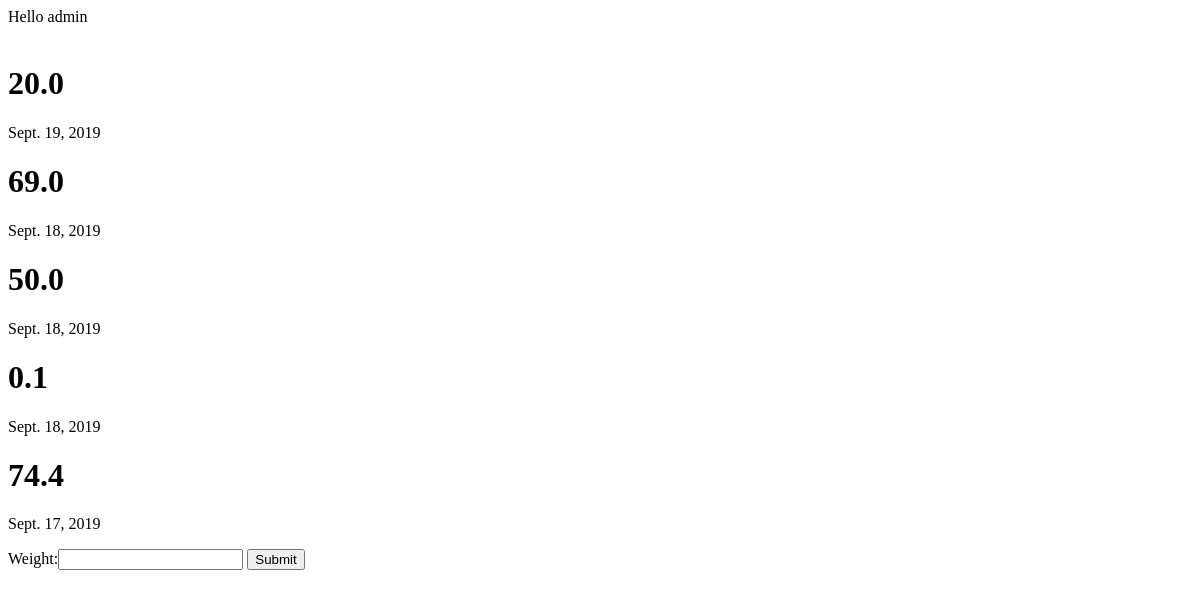
Page /weight/ (signed in) on the earlier database version.
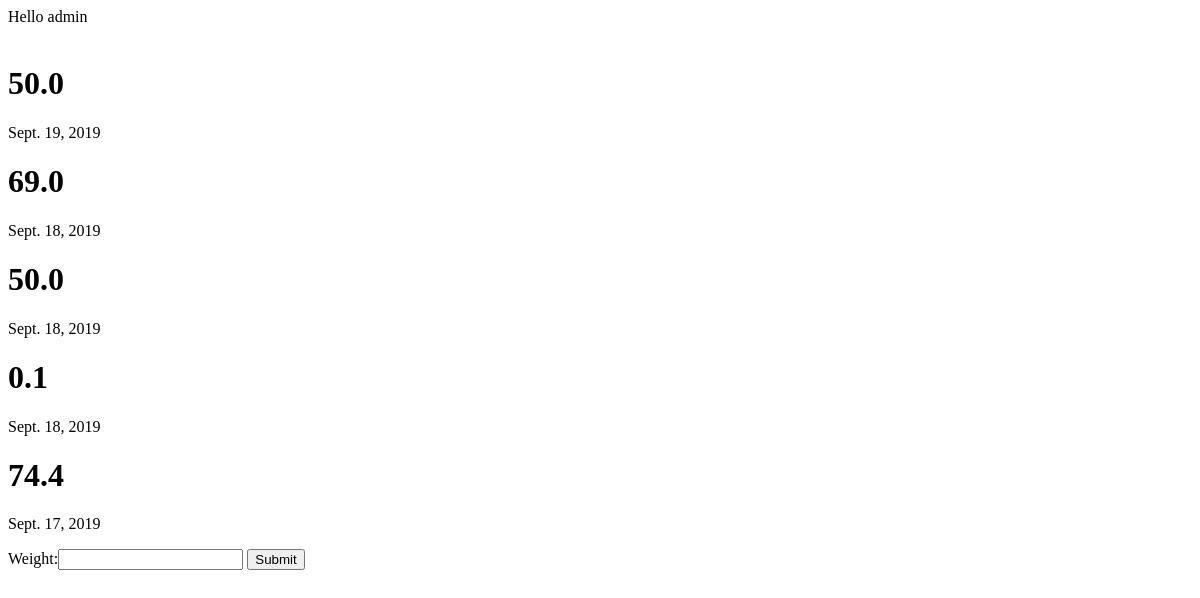
Same page on the later database version.
### weight/models.py (models this page shows, shortened)
class Weight(models.Model):
    username = models.ForeignKey(User, on_delete=models.CASCADE)
    weight = models.DecimalField(max_digits=4, decimal_places=1, validators=[MinValueValidator(0)])
    date = models.DateField()

### weight/views.py (the view, shortened to what this page needs)
# urls.py: path('', views.add_weight, name='add_weight'),
def add_weight(request):
    instance = Weight(username=request.user, date=timezone.now())
    return render(request, 'weight/weight.html', display_weights(request))

### weight/forms.py
class WeightForm(forms.ModelForm):
    class Meta:
        model = Weight
        fields = {'weight'}

### weight/views.py (called while the page is built)
def display_weights(request):  # return a dictionary containing every user's weight
    form = WeightForm()
    weights = Weight.objects.filter(username=request.user)
    weights = reversed(weights)  # we want to display weights chronologically
    args = {'form': form, 'weights': weights}
    return args

### weight/templates/weight/weight.html (shortened to what this page needs)
<!DOCTYPE html>
<html lang="en">
<head>
</head>
<body>
Hello {{ user.username }}
<br><br>
{% for weight in weights %}
    <h1>{{ weight.weight }}</h1>
    <p>{{ weight.date }}</p>
{% endfor %}
<form method="post">
    {{ form }}
    <input type="submit" value="Submit">
</form>
</body>
</html>

Differences in the rows shown:
removed Weight: weight "20.0", date "Sept. 19, 2019"
added Weight: weight "50.0", date "Sept. 19, 2019"
